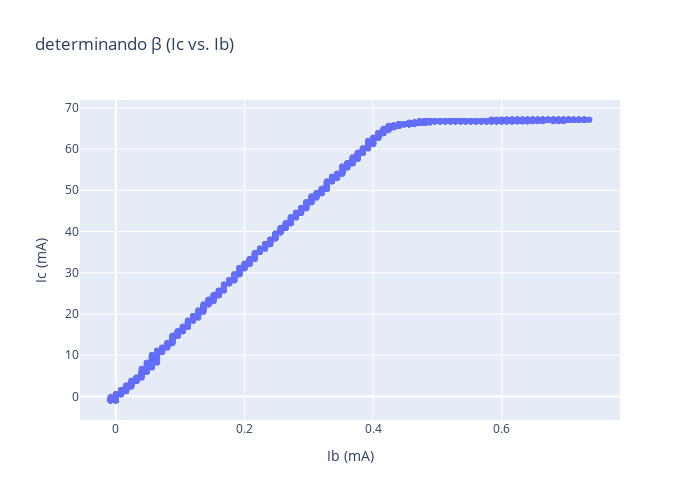

This figure's notebook cell:
### Code cell
traces = []
#----
x0 = df['Ib(mA)']
y0 = df['Ic(mA)']
traces.append(go.Scatter(x=x0, y=y0, mode='markers', name='Vbb'))
#adicionando traços
fig3 = go.Figure()
fig3 = fig3.add_trace(traces[0])
#ajustando layout
layout_dict = {'title': 'determinando β (Ic vs. Ib)',
              'height' : 500,
              'width' : 700}
fig3.update_layout(layout_dict)
fig3.update_yaxes(title_text='Ic (mA)')
fig3.update_xaxes(title_text='Ib (mA)')
# fig3.update_yaxes(title_text='Vc (V)', row=2, col=1)
#fig3.update_xaxes(title_text='Tempo (s)', row=2, col=1)

### Figure 1 — Plotly figure (JSON) as saved in the notebook; plotly's stock layout.template omitted (floating-point values rounded to 4 significant figures; data arrays with more than 128 entries replaced by an {"elided": "..."} marker saying what was removed)
{"data": [{"mode": "markers", "name": "Vbb", "type": "scatter", "x": {"elided": "2500 float values"}, "y": {"elided": "2500 float values"}}], "layout": {"height": 500, "title": {"text": "determinando β (Ic vs. Ib)"}, "width": 700, "xaxis": {"autorange": true, "range": [-0.05581, 0.7838], "title": {"text": "Ib (mA)"}, "type": "linear"}, "yaxis": {"autorange": true, "range": [-5.697, 71.88], "title": {"text": "Ic (mA)"}, "type": "linear"}}}
